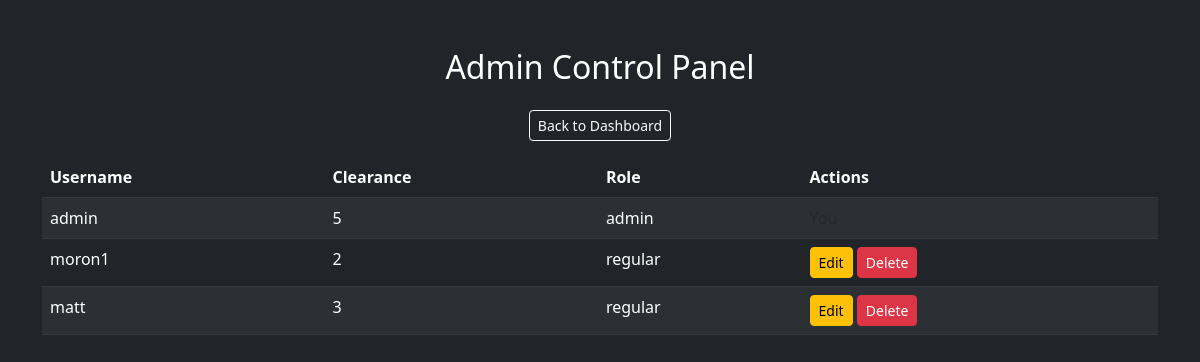
The page /admin-panel (signed in) on the database as committed earlier.
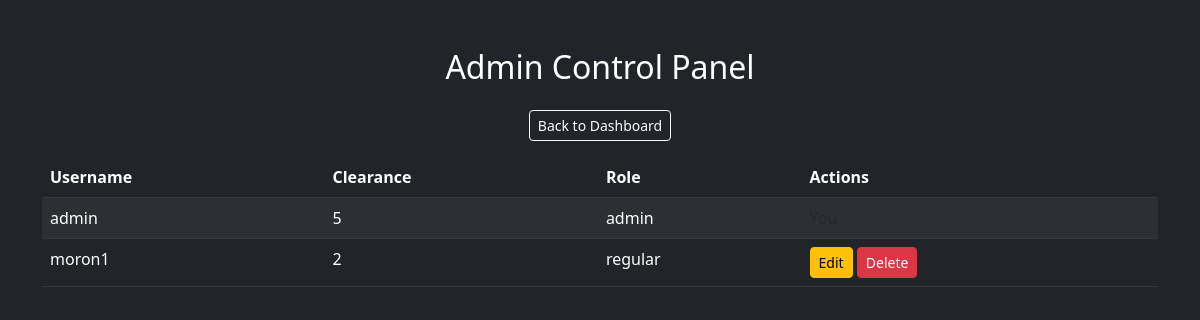
The same page on the database as committed later.
### app/models.py (models this page shows)
class User(UserMixin, db.Model):
    id = db.Column(db.Integer, primary_key=True)
    username = db.Column(db.String(150), unique=True, nullable=False)
    password = db.Column(db.String(150), nullable=False)
    clearance = db.Column(db.Integer, nullable=False)
    role = db.Column(db.String(10), nullable=False)

### app/routes.py (the view)
@main.route('/admin-panel')
@login_required
def admin_panel():
    if current_user.role != 'admin':
        flash("Admins only.")
        return redirect(url_for('main.dashboard'))
    users = User.query.all()
    return render_template('admin_panel.html', users=users)

### app/routes.py (called while the page is built)
@login_manager.user_loader
def load_user(user_id):
    return User.query.get(int(user_id))

### app/templates/admin_panel.html (shortened to what this page needs)
<!doctype html>
<html lang="en">
<head>
  <link rel="stylesheet" href="https://cdn.jsdelivr.net/npm/bootstrap@5.3.0/dist/css/bootstrap.min.css">
</head>
<body class="bg-dark text-white">
  <div class="container mt-5">
    <h2 class="mb-4 text-center">Admin Control Panel</h2>
    <div class="mb-3 text-center">
      <a href="{{ url_for('main.dashboard') }}" class="btn btn-outline-light btn-sm">Back to Dashboard</a>
    </div>
    <table class="table table-dark table-striped">
      <thead>
        <tr>
          <th>Username</th>
          <th>Clearance</th>
          <th>Role</th>
          <th>Actions</th>
        </tr>
      </thead>
      <tbody>
        {% for user in users %}
        <tr>
          <td>{{ user.username }}</td>
          <td>{{ user.clearance }}</td>
          <td>{{ user.role }}</td>
          <td>
            {% if user.username != current_user.username %}
              <a href="{{ url_for('main.edit_user', user_id=user.id) }}" class="btn btn-sm btn-warning">Edit</a>
              <a href="{{ url_for('main.delete_user', user_id=user.id) }}" class="btn btn-sm btn-danger"
                 onclick="return confirm('Are you sure you want to delete this user?');">Delete</a>
            {% else %}
              <span class="text-muted">You</span>
            {% endif %}
          </td>
        </tr>
        {% endfor %}
      </tbody>
    </table>
  </div>
</body>
</html>

Rows that differ between the two databases and show on the page:
removed User: username "matt", clearance "3", role "regular"
